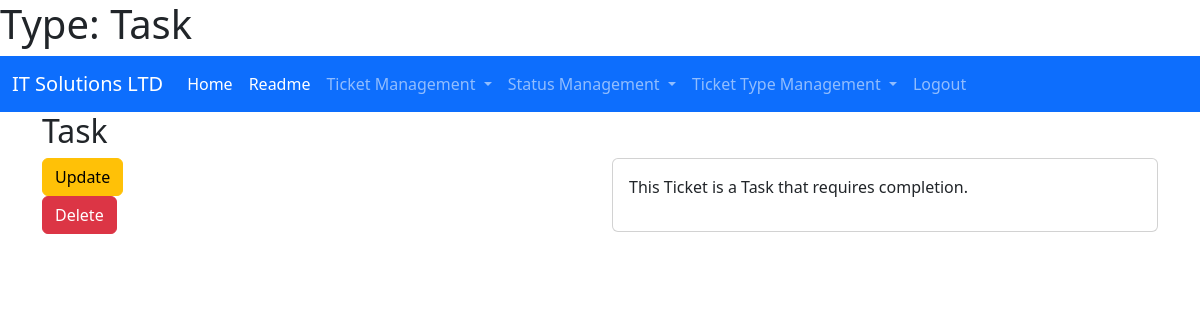
Page /view_type/Task (signed in) on the committed database.
### myapp/models.py (models this page shows, shortened)
class TicketType(models.Model):
    type_name = models.CharField(max_length=20, null=False, primary_key=True)
    type_description = models.CharField(max_length=100, blank=True, null=True)
    reporter_id = models.PositiveIntegerField(null=False, default=0)

### myapp/views.py (the view)
# urls.py: path("view_type/<str:type_name>", views.ViewType, name="View Type"),
@login_required(login_url="/login")
def ViewType(request, type_name):
    try:
        type_name.replace("%20", " ")
    except:
        pass
    type = TicketType.objects.get(type_name=type_name)
    return render(
        request,
        "myapp/display_type.html",
        {"type": type, "can_update": can_user_update(request, type)},
    )

### myapp/views.py (called while the page is built)
def can_user_update(request, object) -> bool:
    return request.user.id == object.reporter_id or request.user.is_superuser

### myapp/templates/myapp/display_type.html (shortened to what this page needs)
{% extends "myapp/base.html" %}
{% block title %}
<h1>Type: {{type.type_name}}</h1>
{% endblock %}
{% block content %}
<div class="container">
    <div class="row">
        <div class="col-sm">
            <h2>{{type.type_name}}</h2>
        </div>
        <div class="col-sm">
        </div>
    </div>
    <div class="row">
        <div class="col-lg-6">
            <div class = "row">
                <div class="col-sm">
                    {% if can_update %}
                    <a role="button" class ="btn btn-warning" href="../update_type/{{type.type_name}}">Update</a>
                    {% endif %}
                </div>
            </div>
            <div class = "row">
                <div class="col-sm">
                    {% if user.is_superuser %}
                    <a role="button" class ="btn btn-danger" href="../delete_type/{{type.type_name}}">Delete</a>
                    {% endif %}
                </div>
            </div>
        </div>
        <div class="col-lg-6">
            <div class="card">
                <div class="card-body">
                    <p>{{type.type_description}}</p>
                </div>
            </div>
        </div>
    </div>
</div>
{% endblock %}

### rows in the picture
TicketType: type_name "Task", type_description "This Ticket is a Task that requires completion."
